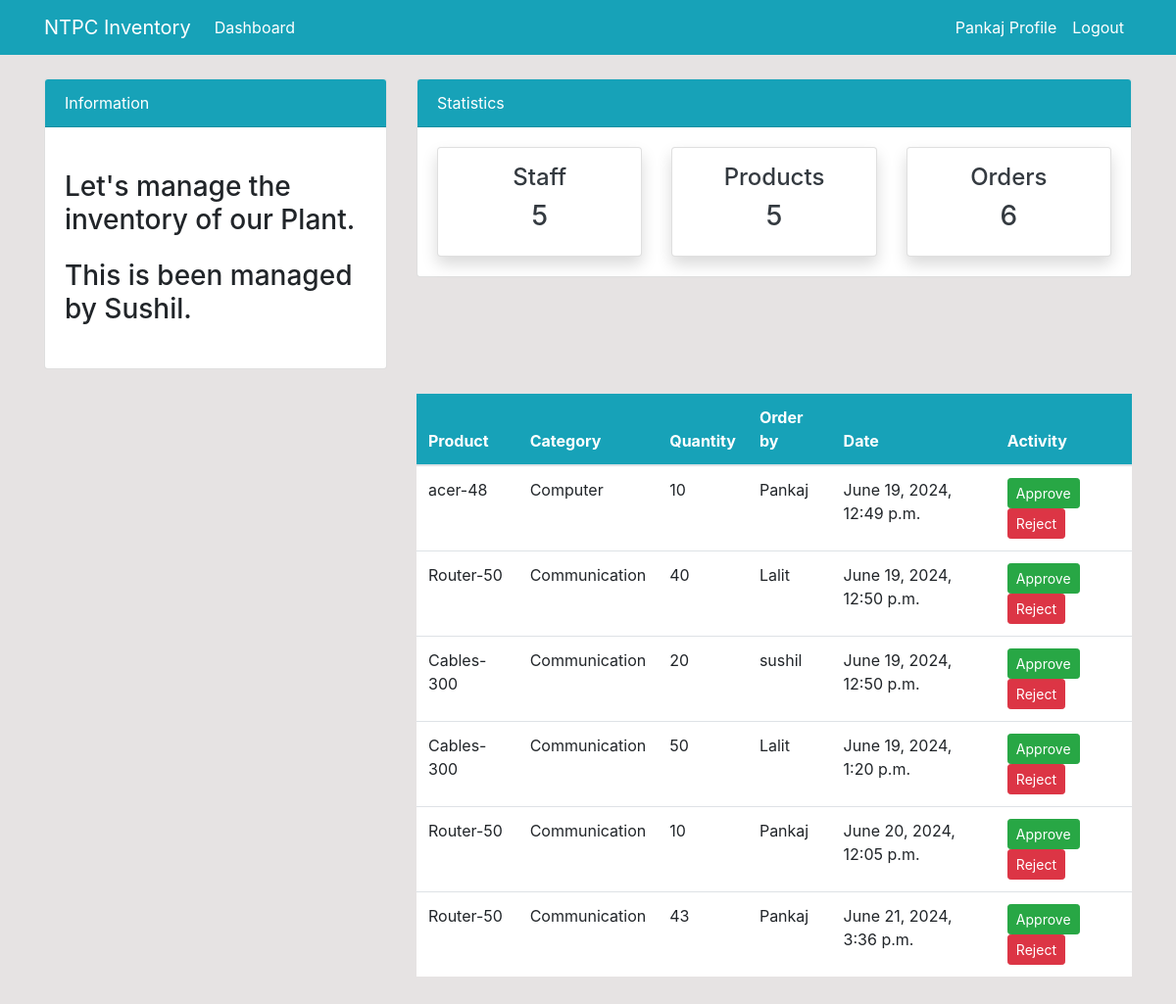
Page /order/ (signed in) on the committed database.
### dashboard/models.py (models this page shows, shortened)
class Order(models.Model):
    product = models.ForeignKey(Product,on_delete=models.CASCADE, null=True)
    staff = models.ForeignKey(User,models.CASCADE,null=True)
    order_quantity = models.PositiveIntegerField(null=True)
    date = models.DateTimeField(auto_now_add=True)
    class Meta:
        verbose_name_plural = 'Order'

class Product(models.Model):
    name = models.CharField(max_length=100,null=True)
    category = models.CharField(max_length=20, choices=CATEGORY,null=True)
    quantity = models.PositiveIntegerField(null=True)
    class Meta:
        verbose_name_plural = 'Product'
    def __str__(self):
        return f'{self.name}-{self.quantity}'

### dashboard/views.py (the view)
# urls.py: path('order/', views.order, name= 'dashboard-order'),
@login_required
def order(request):
    orders = Order.objects.all()
    orders_count = orders.count()
    workers_count = User.objects.all().count()
    product_count = Product.objects.all().count()
    context = {
        'orders' : orders,
        'workers_count' : workers_count,
        'orders_count' : orders_count,
        'product_count' : product_count,
    }
    return render(request, 'dashboard/order.html',context)

### templates/dashboard/order.html (shortened to what this page needs)
{% extends 'partials/base.html' %}
{% block content%}
{% include 'partials/topnav.html' %}
<div class="container">
    <div class="row my-4">
        <div class="col-md-4">
        </div>
        <div class="col-md-8">
            <table class="table bg-white">
                <thead class="bg-info">
                    <tr class="text-white">
                        <th scope="col">Product</th>
                        <th scope="col">Category</th>
                        <th scope="col">Quantity</th>
                        <th scope="col">Order by</th>
                        <th scope="col">Date</th>
                        <th scope="col">Activity</th>
                    </tr>
                </thead>
                <tbody>
                    {% for orders in orders %}
                    <tr>
                        <td>{{ orders.product }}</td>
                        <td>{{ orders.product.category }}</td>
                        <td>{{ orders.order_quantity }}</td>
                        <td>
                            {{ orders.staff.username }}
                        </td>
                        <td>
                            {{ orders.date }}
                        </td>
                        <td>
                            <a class="btn btn-success btn-sm" href="">Approve</a>
                            <a class="btn btn-danger btn-sm" href="">Reject</a>
                        </td>
                    </tr>
                    {% endfor %}
                </tbody>
            </table>
        </div>
    </div>
</div>
{% endblock %}

### templates/partials/nav.html (shortened to what this page needs)
 <nav class="navbar navbar-expand-lg navbar-info bg-info">
    <div class="container">
        <a class="navbar-brand text-white" href="{% url 'dashboard-index' %}">NTPC Inventory</a>
        <div class="collapse navbar-collapse" id="navbarSupportedContent">
            <ul class="navbar-nav mr-auto">
                <li class="nav-item active">
                    <a class="nav-link text-white" href="{% url 'dashboard-index' %}">Dashboard </a>
                </li>
            </ul>
            {% if user.is_authenticated %}
            <ul class="navbar-nav ml-auto">
                <li class="nav-item active">
                    <a href="{% url 'user-profile' %}" class="nav-link appointment-btn scrollto text-white">{{user.username}} Profile</a>
                </li>
                <li class="nav-item">
                    <a href="{% url 'user-logout' %}" class="nav-link appointment-btn scrollto text-white">Logout</a>
                </li>
            </ul>
            {% endif %}
        </div>
    </div>
</nav>

### templates/partials/base.html (style rules this page uses)
body { background: rgb(230, 227, 227); }

### rows in the picture
Order: product "acer-48", product.category "Computer", order_quantity "10", staff.username "Pankaj", date "June 19, 2024, 12:49 p.m."
Order: product "Router-50", product.category "Communication", order_quantity "40", staff.username "Lalit", date "June 19, 2024, 12:50 p.m."
Order: product "Cables-300", product.category "Communication", order_quantity "20", staff.username "sushil", date "June 19, 2024, 12:50 p.m."
Order: product "Cables-300", product.category "Communication", order_quantity "50", staff.username "Lalit", date "June 19, 2024, 1:20 p.m."
Order: product "Router-50", product.category "Communication", order_quantity "10", staff.username "Pankaj", date "June 20, 2024, 12:05 p.m."
Order: product "Router-50", product.category "Communication", order_quantity "43", staff.username "Pankaj", date "June 21, 2024, 3:36 p.m."

### other values in the picture
{{ user.username }} "Pankaj"
{{ workers_count }} "5"
{{ product_count }} "5"
{{ orders_count }} "6"
